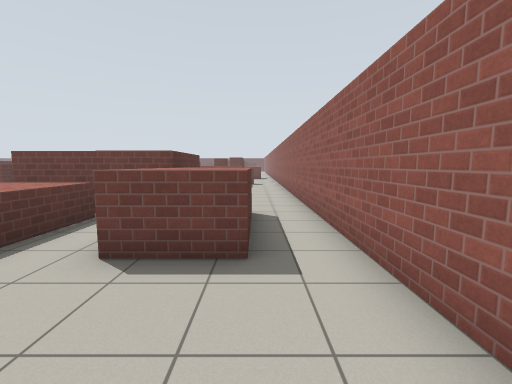
view 1 (above)

24 first-person views from a walk through a world built for the Gazebo simulator. The camera is 1.2 m above the floor, tilts 6° down and sees 90° across. Floor lines are 1 m apart. The floor is counted in squares, 1 m on a side. Each view is taken from the middle of a square. On the plan, view 1 faces up. The plan holds only what a view shows up to about 12 squares ahead; the rest is blank. The place goes on beyond the plan. Gazebo's built-in surfaces are drawn with simple patterns.

view 2
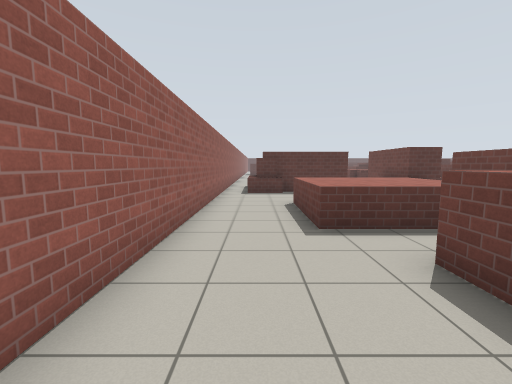

view 3
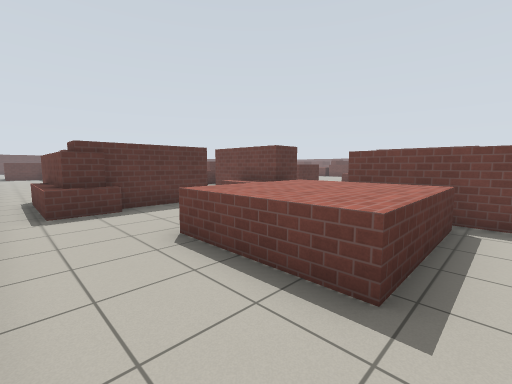

view 4
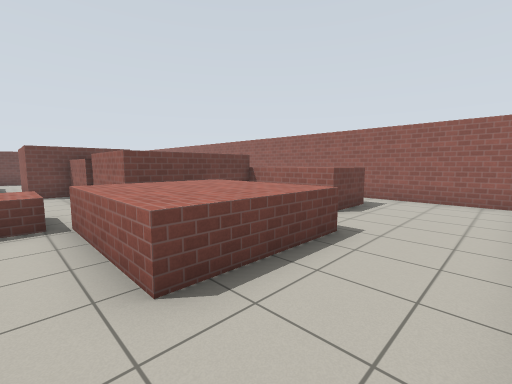

view 5
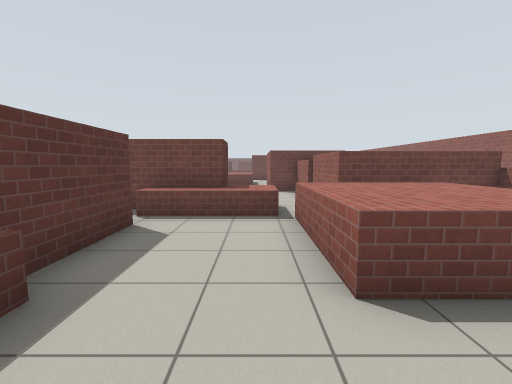

view 6
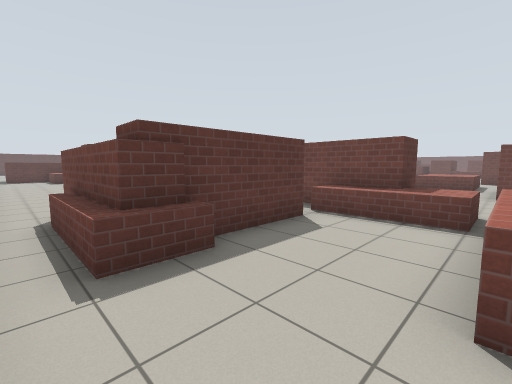

view 7
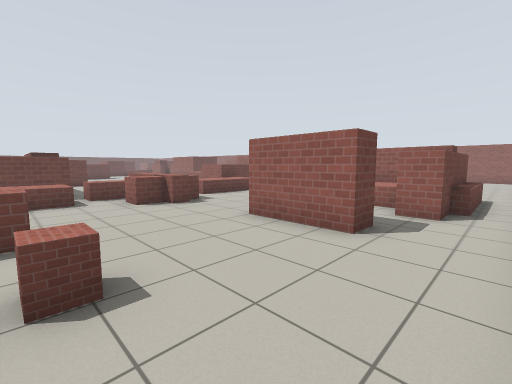

view 8
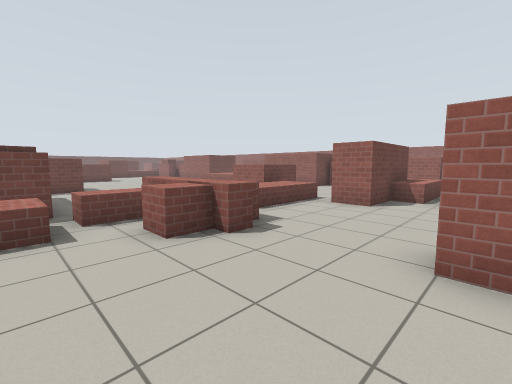

view 9
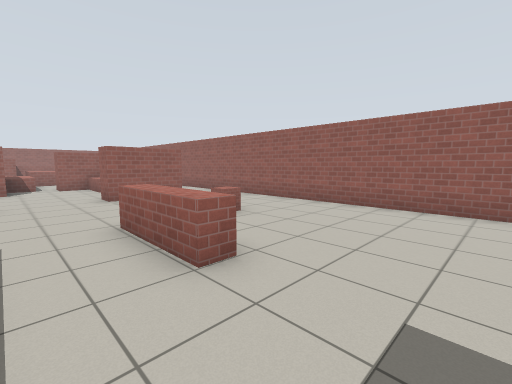

view 10
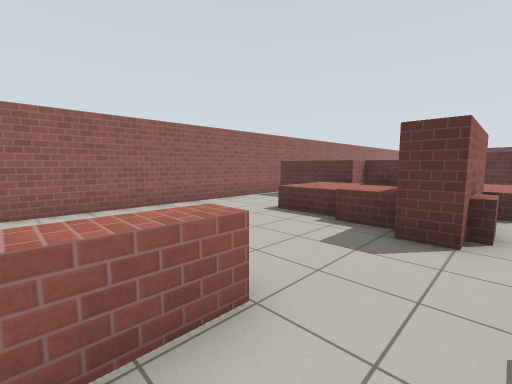

view 11
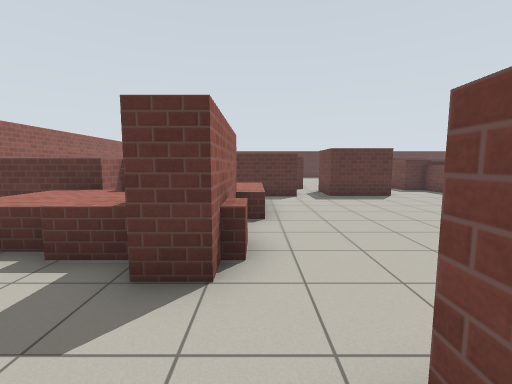

view 12
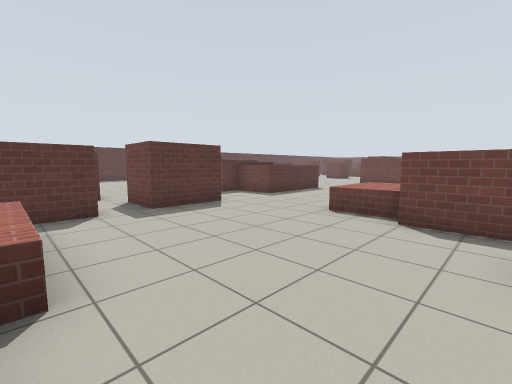

view 13
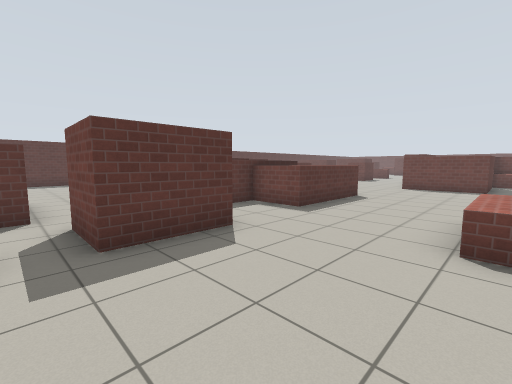

view 14
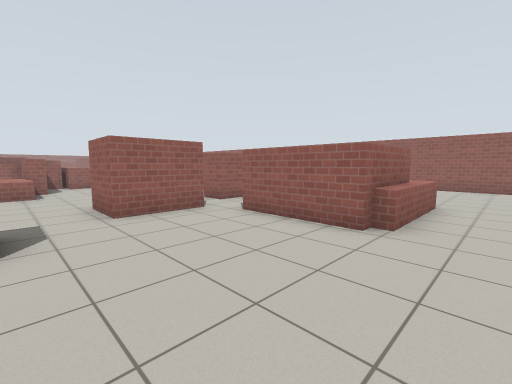

view 15
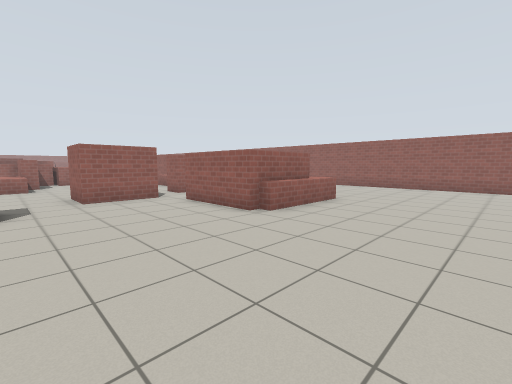

view 16
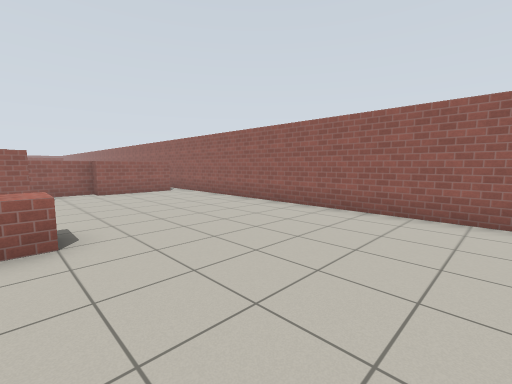

view 17
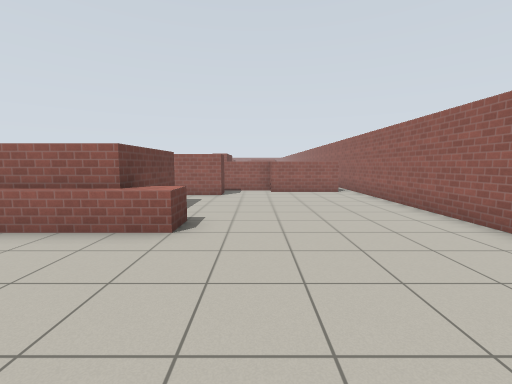

view 18
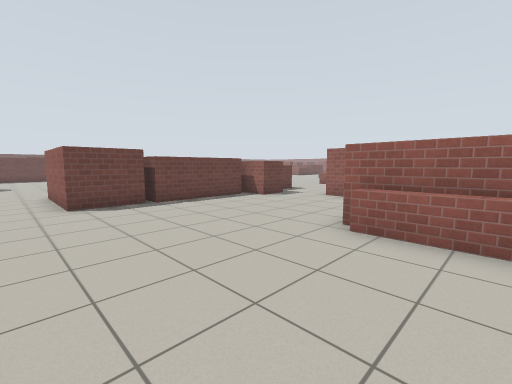

view 19
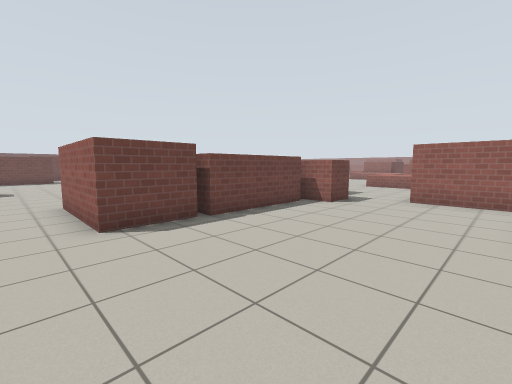

view 20
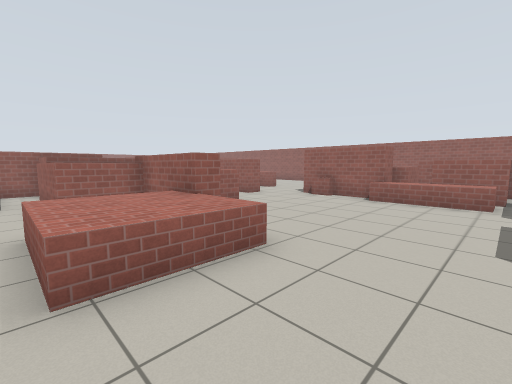

view 21
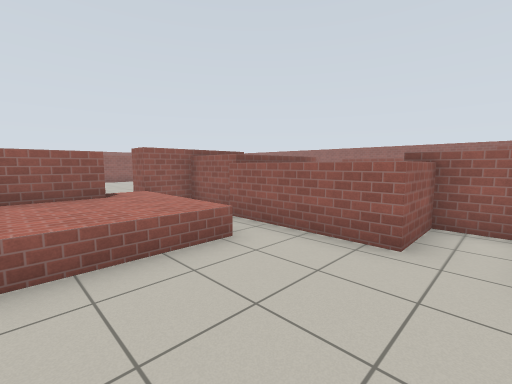

view 22
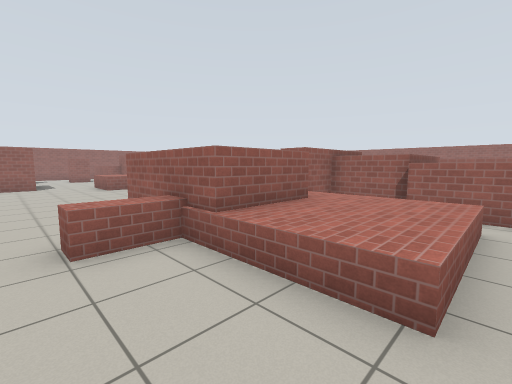

view 23
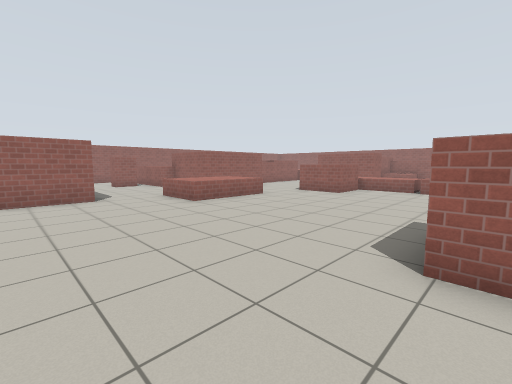

view 24
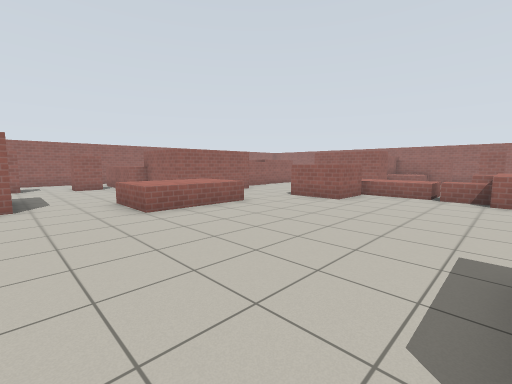

### Floor plan
Key: @ floor where view 1 was taken; # wall or solid block; . floor; = window, fence, low wall or low ledge; B brick box.
Columns run from 45 left of view 1 to 2 right of it. Each row starts with its distance up from view 1.
 26 ..
 25 ...           B.
 24  ..         BBB.
 23 ...         ...            ..........B
 22 ..         ....      ................B
 21 ..         ....      ....B...........B  ...#
 20 ..         ....      .BBBBBB................
 19 ..        B....   ....BBB   ................
 18 .B        B....   ....BBB BB.......BBB....BB
 17 .B       BB....   ....BBB  ........BB
 16 .B BB  B BB....BBB.......#.........BBBBBB
 15 ..BBBBBBBBB....BBB.BBBBBB#.........BB.B
 14 ........B......BBB.B   B #  ..........B
 13 ...............BB###B  B ## ..........B
 12 .........BBB.......    BBBB ....BBB...BB     ..#
 11 .........B B.......B      . #...BBB  ..B     ..#
 10 .........BBB........    BBBB#BBBBB.  ..B     ..#
  9 .....BBBB............   BB.B#BBBBB.  ..B   B ..#
  8 .....B    BB.........###...B#B...B  B..B   B ..#
  7 .....BBBB BB.BBB.B...............BBBBB.B  BB ..#
  6 .....B....BBBBB####...............BBBBBBBB.B B.#
  5 ............B  BBBB...===.........#...BBBB.BBB.#
  4 ............B BBBB...........B..==#...BBBB.BBB.#
  3 ............B BBBB......B....B..==#...BBBB.BB..#
  2 ............B    ............B.#####..BBBB.....#
  1 ............B  B...............#####...........#
  0 .............  ..............................@.#
 -1 ##############################    ############

Positions as (right, up) in squares from view 1, and headings:
1: (0, 0), facing up
2: (1, 1), facing left
3: (-3, 0), facing up-left
4: (-8, 0), facing up-right
5: (-8, 0), facing up
6: (-7, 0), facing up-left
7: (-21, 0), facing up-right
8: (-20, 4), facing up-right
9: (-26, 7), facing down-right
10: (-22, 7), facing down-left
11: (-24, 7), facing left
12: (-27, 7), facing up-left
13: (-30, 9), facing up-left
14: (-42, 14), facing down-right
15: (-45, 14), facing down-right
16: (-45, 6), facing down-right
17: (-45, 4), facing right
18: (-45, 7), facing up-right
19: (-45, 10), facing up-right
20: (-33, 16), facing down-right
21: (-27, 19), facing down-right
22: (-24, 22), facing down-right
23: (-18, 23), facing down-right
24: (-17, 21), facing down-right
